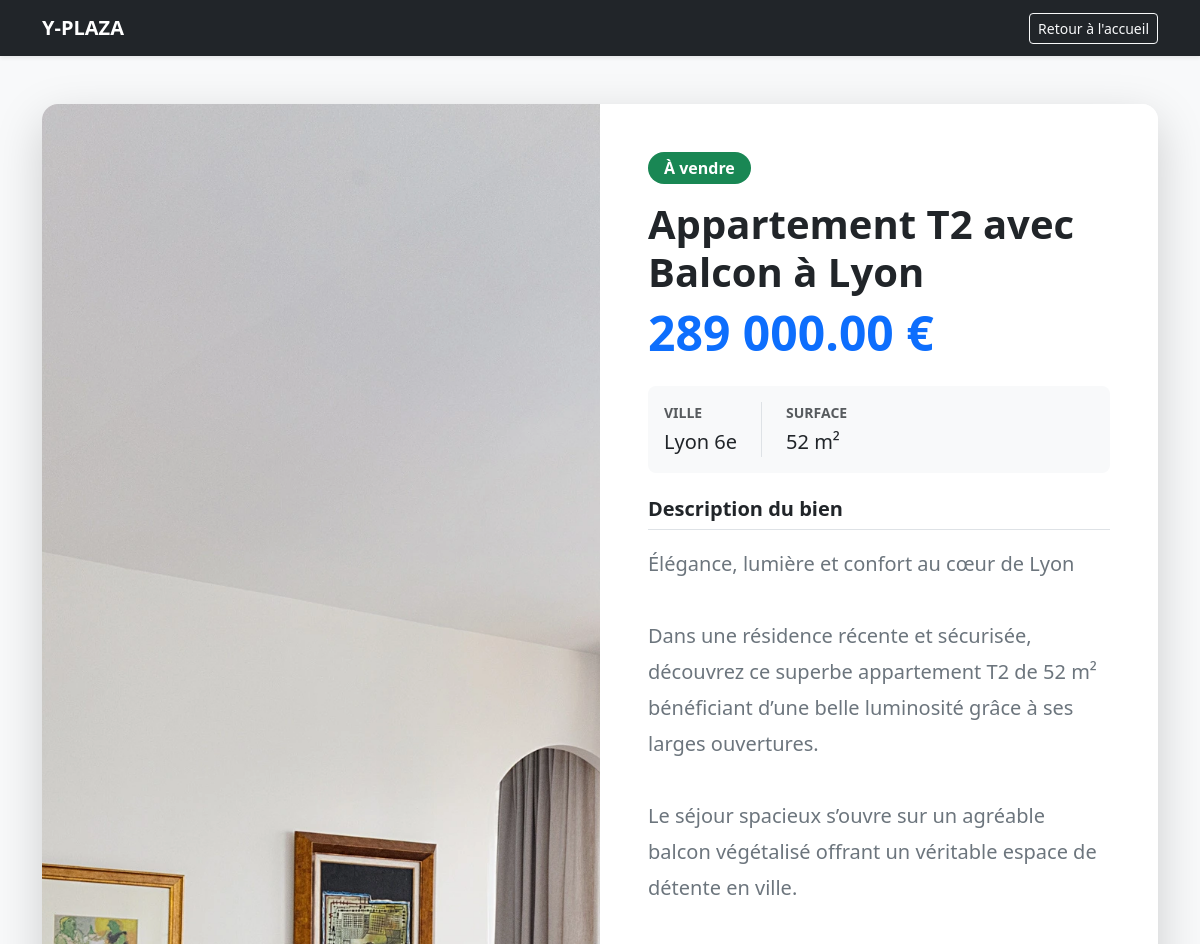
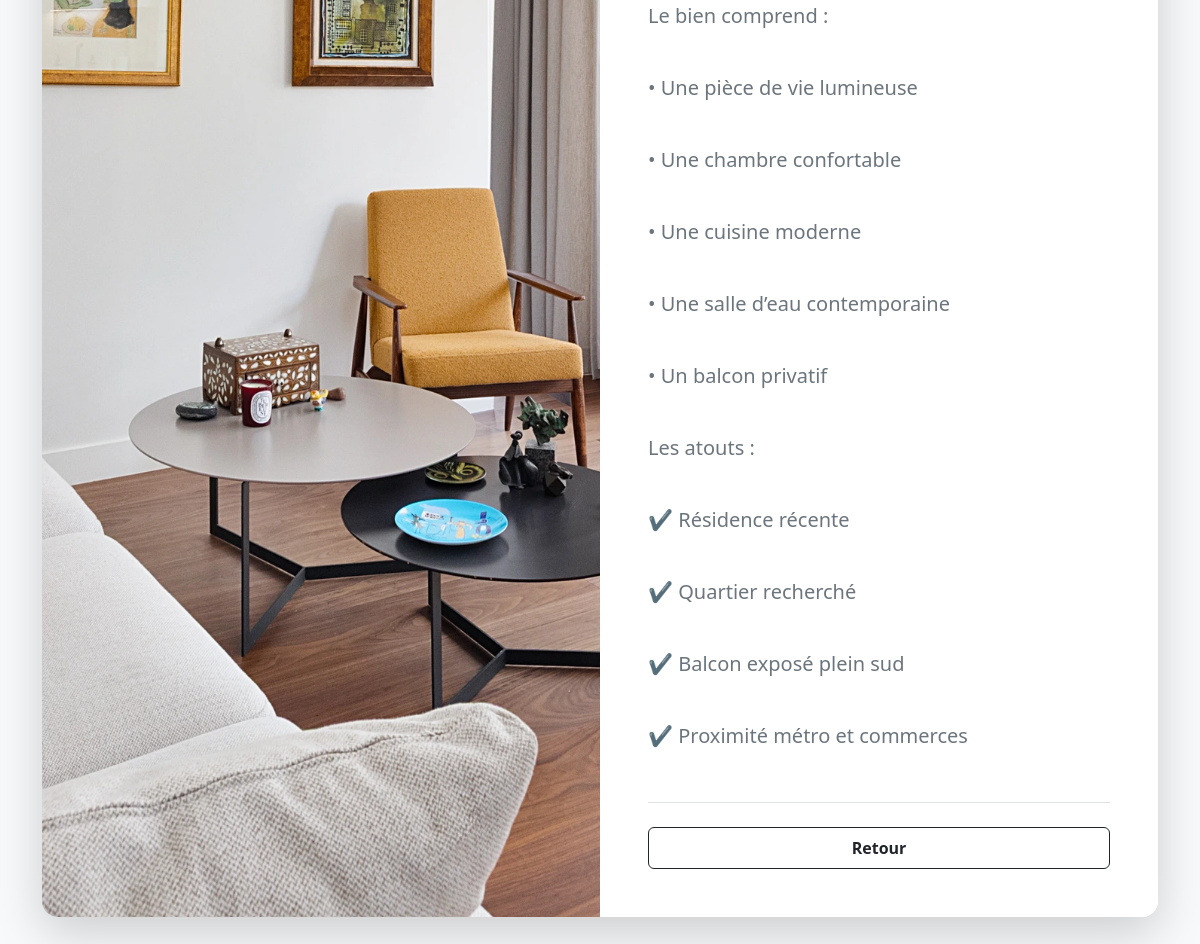
/bien/1, run on the app's committed database (2 pictures, top to bottom).
### tables this page shows
CREATE TABLE biens (
            id INTEGER PRIMARY KEY AUTOINCREMENT,
            titre TEXT NOT NULL,
            description TEXT,
            prix REAL NOT NULL,
            surface INTEGER NOT NULL,
            ville TEXT NOT NULL,
            statut TEXT DEFAULT 'A vendre',
            agent_id INTEGER, image_url TEXT DEFAULT 'https://images.unsplash.com/photo-1560518883-ce09059eeffa?ixlib=rb-4.0.3&auto=format&fit=crop&w=600&q=80',
            FOREIGN KEY (agent_id) REFERENCES utilisateurs(id)
        );

### app.py (the view)
@app.route('/bien/<int:id>')
def details(id):
    bien = recuperer_bien_par_id(id)
    if bien is None:
        flash("Ce bien immobilier n'existe pas.", "warning")
        return redirect(url_for('accueil'))
    return render_template('details.html', bien=bien)

### models/bien_immobilier.py (called while the page is built)
    def prix_formate(self):
        return f"{self.prix:,.2f} €".replace(',', ' ')

### models/dao.py (called while the page is built)
def get_db_connection():
    conn = sqlite3.connect('y_plaza.db')
    conn.row_factory = sqlite3.Row
    return conn

def recuperer_bien_par_id(id_bien):
    conn = get_db_connection()
    cursor = conn.cursor()
    cursor.execute('SELECT * FROM biens WHERE id = ?', (id_bien,))
    ligne = cursor.fetchone()
    conn.close()
    if ligne is None:
        return None
    return BienImmobilier(
        id=ligne['id'],
        titre=ligne['titre'],
        description=ligne['description'],
        prix=ligne['prix'],
        surface=ligne['surface'],
        ville=ligne['ville'],
        statut=ligne['statut'],
        image_url=ligne['image_url']
    )

### templates/details.html (shortened to what this page needs)
<!DOCTYPE html>
<html lang="fr">
<head>
    <link href="https://cdn.jsdelivr.net/npm/bootstrap@5.3.0/dist/css/bootstrap.min.css" rel="stylesheet">
</head>
<body class="bg-light">
    <nav class="navbar navbar-expand-lg navbar-dark bg-dark mb-5 shadow-sm">
        <div class="container">
            <a class="navbar-brand fw-bold" href="/">Y-PLAZA</a>
            <a href="/" class="btn btn-outline-light btn-sm">Retour à l'accueil</a>
        </div>
    </nav>
    <main class="container mb-5">
        <div class="card shadow-lg border-0 overflow-hidden rounded-4">
            <div class="row g-0">
                <div class="col-md-6">
                    <img src="{{ bien.image_url }}" class="img-fluid w-100 h-100" alt="Photo de {{ bien.titre }}" style="object-fit: cover; min-height: 500px;">
                </div>
                <div class="col-md-6 bg-white">
                    <div class="card-body p-5 d-flex flex-column h-100">
                        <div class="mb-auto">
                            <span class="badge bg-success mb-3 fs-6 px-3 py-2 rounded-pill">À vendre</span>
                            <h1 class="card-title fw-bold text-dark mb-2 display-6">{{ bien.titre }}</h1>
                            <h2 class="text-primary fw-bold mb-4 display-5">{{ bien.prix_formate() }}</h2>
                            <div class="d-flex gap-4 mb-4 p-3 bg-light rounded-3 text-dark">
                                <div><strong class="text-muted d-block small text-uppercase mb-1">Ville</strong> <span class="fs-5">{{ bien.ville }}</span></div>
                                <div class="border-start ps-4"><strong class="text-muted d-block small text-uppercase mb-1">Surface</strong> <span class="fs-5">{{ bien.surface }} m²</span></div>
                            </div>
                            <h3 class="h5 fw-bold border-bottom pb-2 mt-4">Description du bien</h3>
                            <p class="card-text text-secondary mt-3 fs-5" style="line-height: 1.8; white-space: pre-line;">{{ bien.description }}</p>
                        </div>
                        <div class="mt-5 pt-4 border-top d-flex gap-3">
                            <a href="/" class="btn btn-outline-dark px-4 py-2 fw-bold w-100">Retour</a>
                        </div>
                    </div>
                </div>
            </div>
        </div>
    </main>
</body>
</html>

### data on the page
biens: image_url (picture), titre "Appartement T2 avec Balcon à Lyon", ville "Lyon 6e", surface "52", description "Élégance, lumière et confort au cœur de Lyon Dans une résidence récente et sécurisée, découvrez ce superbe appartement T2 de 52 m² bénéficiant d’une belle luminosité grâce à ses larges ouvertures. Le séjour spacieux s’ouvre sur un agréable balcon végétalisé offrant un véritable espace de détente en ville. Le bien comprend : • Une pièce de vie lumineuse • Une chambre confortable • Une cuisine moderne • Une salle d’eau contemporaine • Un balcon privatif Les atouts : ✔ Résidence récente ✔ Quartier recherché ✔ Balcon exposé plein sud ✔ Proximité métro et commerces"

### other printed values
{{ bien.prix_formate() }} "289 000.00 €"
